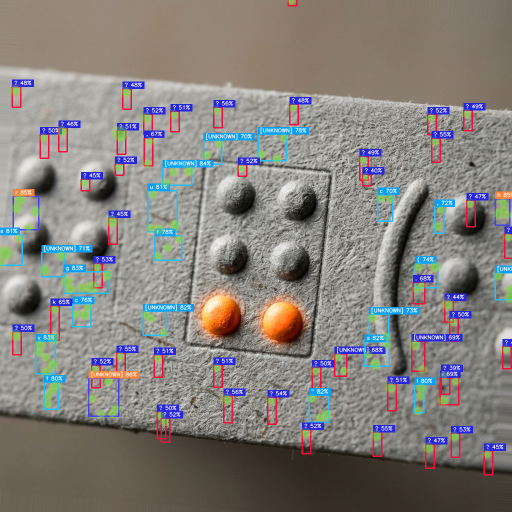
#> input picture artifacts/api-server/debug/computer_eight_dot_braille_dotOverlay.png, 1024 x 1024 px (shown at 1/2 size)
$ python -i braille_cv_engine.py   (imports and definitions only)
#> lines starting #> are read from the running program, lines starting #| are printed output that depends on the picture; after the words box and inside, x2 and y2 are one past the last pixel; in counts of white or black regions, pixels touching at a corner belong together
#> further down, picture is the input picture: shape (1024, 1024, 3); mean B, G, R 124.5, 128.3, 132.2
import cv2
import numpy as np
import base64
import math
import os

# ─── COMPLETE DETERMINISTIC UEB DECODING DICTIONARIES ───────────────────────
# Maps 6-bit binary integers (0-63) to their corresponding UEB characters.
# Bits are arranged: [Dot 6, Dot 5, Dot 4, Dot 3, Dot 2, Dot 1] where Dot 1 is LSB.
# i.e., bit_mask = (dot1 << 0) | (dot2 << 1) | (dot3 << 2) | (dot4 << 3) | (dot5 << 4) | (dot6 << 5)

# Standard Alphabet / Punctuation UEB Grade 1 Lookup
# Mapped strictly to binary representation
# Bit layout: bit0=dot1, bit1=dot2, bit2=dot3, bit3=dot4, bit4=dot5, bit5=dot6
# binary = (d1<<0) | (d2<<1) | (d3<<2) | (d4<<3) | (d5<<4) | (d6<<5)
UEB_GRADE_1 = {
    # ── Letters a-z ──────────────────────────────────────────────────────
    0b000001: "a",  # ⠁  dots 1
    0b000011: "b",  # ⠃  dots 1,2
    0b001001: "c",  # ⠉  dots 1,4
    0b011001: "d",  # ⠙  dots 1,4,5
    0b010001: "e",  # ⠑  dots 1,5
    0b001011: "f",  # ⠋  dots 1,2,4
    0b011011: "g",  # ⠛  dots 1,2,4,5
    0b010011: "h",  # ⠓  dots 1,2,5
    0b001010: "i",  # ⠊  dots 2,4
    0b011010: "j",  # ⠚  dots 2,4,5
    0b000101: "k",  # ⠅  dots 1,3
    0b000111: "l",  # ⠇  dots 1,2,3
    0b001101: "m",  # ⠍  dots 1,3,4
    0b011101: "n",  # ⠝  dots 1,3,4,5
    0b010101: "o",  # ⠕  dots 1,3,5
    0b001111: "p",  # ⠏  dots 1,2,3,4
    0b011111: "q",  # ⠟  dots 1,2,3,4,5
    0b010111: "r",  # ⠗  dots 1,2,3,5
    0b001110: "s",  # ⠎  dots 2,3,4
    0b011110: "t",  # ⠞  dots 2,3,4,5
    0b100101: "u",  # ⠥  dots 1,3,6
    0b100111: "v",  # ⠧  dots 1,2,3,6
    0b111010: "w",  # ⠺  dots 2,4,5,6
    0b101101: "x",  # ⠭  dots 1,3,4,6
    0b111101: "y",  # ⠽  dots 1,3,4,5,6
    0b110101: "z",  # ⠵  dots 1,3,5,6

    # ── Indicators ──────────────────────────────────────────────────────
    0b100000: "[CAP]",     # ⠠  dot  6        — Capital indicator
    0b111100: "[NUM]",     # ⠼  dots 3,4,5,6  — Number indicator
    0b110000: "[LETTER]",  # ⠰  dots 5,6      — Letter indicator

    # ── Punctuation (UEB) ───────────────────────────────────────────────
    0b000010: ",",         # ⠂  dot  2        — Comma
    0b000100: "'",         # ⠄  dot  3        — Apostrophe
    0b010010: ";",         # ⠒  dots 2,5      — Semicolon
    0b100010: ":",         # ⠢  dots 2,6      — Colon  (UEB uses dots 2,5 context-dependent; 2,6 is common)
    0b110010: ".",         # ⠲  dots 2,5,6    — Period / full stop
    0b010110: "!",         # ⠖  dots 2,3,5    — Exclamation mark
    0b100110: "?",         # ⠦  dots 2,3,6    — Question mark
    0b100100: "-",         # ⠤  dots 3,6      — Hyphen
    0b110110: "(",         # ⠶  dots 2,3,5,6  — Open parenthesis
    0b110100: ")",         # ⠴  dots 3,5,6    — Close parenthesis
}

# Number indicator translations (follows number sign ⠼)
UEB_NUMBERS = {
    "a": "1", "b": "2", "c": "3", "d": "4", "e": "5",
    "f": "6", "g": "7", "h": "8", "i": "9", "j": "0"
}

# Nemeth dropped digit representations (uses lower dots 2,3,5,6)
# Bit layout same as UEB: bit0=dot1, bit1=dot2, bit2=dot3, bit3=dot4, bit4=dot5, bit5=dot6
NEMETH_DIGITS = {
    0b000010: "1",  # ⠂  dot  2
    0b000110: "2",  # ⠆  dots 2,3
    0b010010: "3",  # ⠒  dots 2,5
    0b110010: "4",  # ⠲  dots 2,5,6
    0b100010: "5",  # ⠢  dots 2,6
    0b010110: "6",  # ⠖  dots 2,3,5
    0b110110: "7",  # ⠶  dots 2,3,5,6
    0b100110: "8",  # ⠦  dots 2,3,6
    0b010100: "9",  # ⠔  dots 3,5
    0b110100: "0",  # ⠴  dots 3,5,6
}

# Grade 2 Common Whole Word Contractions (when cell stands alone)
UEB_GRADE_2_WORDS = {
    "b": "but", "c": "can", "d": "do", "e": "every", "f": "from", "g": "go",
    "h": "have", "l": "like", "m": "more", "n": "not", "p": "people",
    "q": "quite", "r": "rather", "s": "so", "t": "that", "u": "us",
    "v": "very", "w": "will", "x": "it", "y": "you", "z": "as"
}

# ─── CORE IMAGE ALIGNMENT AND PROCESSING FUNCTIONS ────────────────────────
def preprocess_image(img):
    """
    Converts image to grayscale, normalizes contrast using CLAHE (handles lighting variations),
    and combines Gaussian Adaptive Threshold and Otsu Global Threshold to preserve faint peaks.
    """
    # 1. Grayscale
    gray = cv2.cvtColor(img, cv2.COLOR_BGR2GRAY)
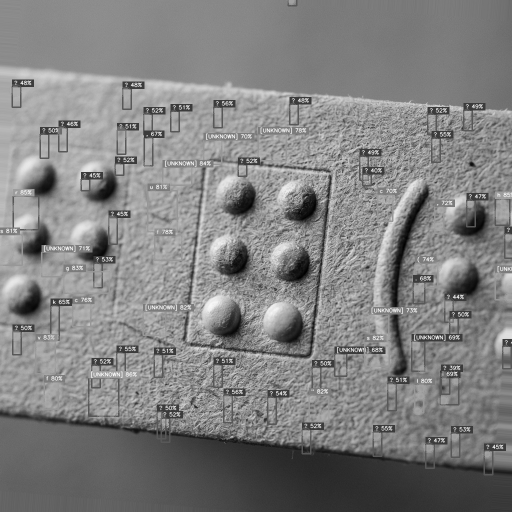
#> gray: shape (1024, 1024) (shown at 1/2 size); min 0, max 255, mean 129.1

    # 2. CLAHE (Local Contrast Normalization)
    clahe = cv2.createCLAHE(clipLimit=3.0, tileGridSize=(8, 8))
    normalized = clahe.apply(gray)
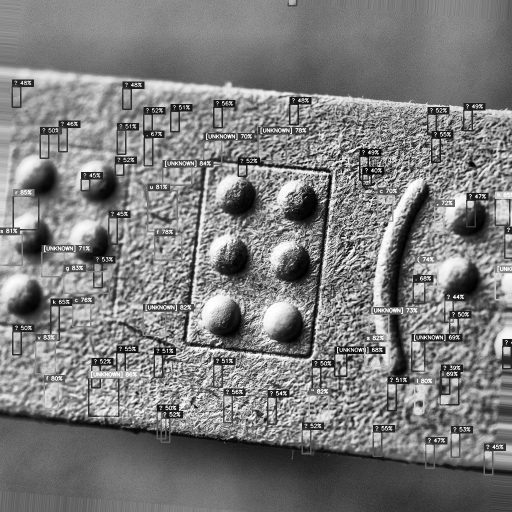
#> normalized: shape (1024, 1024) (shown at 1/2 size); min 0, max 255, mean 124.5

    # 3. Gaussian Blur dynamically scaled to suppress moire without merging tiny close dots
    h_img, w_img = normalized.shape[:2]
#> h_img = 1024; w_img = 1024
    if min(w_img, h_img) < 500:
        ksize = (3, 3)
        block_size = 15
    else:
        ksize = (9, 9)
        block_size = 31

    blurred = cv2.GaussianBlur(normalized, ksize, 0)
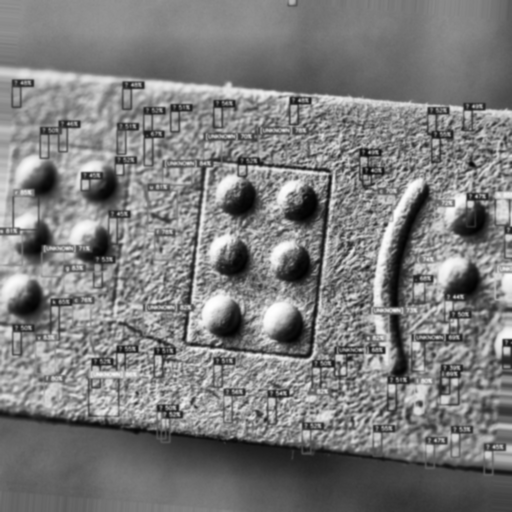
#> blurred: shape (1024, 1024) (shown at 1/2 size); min 1, max 254, mean 124.5

    # 4. Adaptive Thresholding (Mask A) - larger block size to reduce local noise
    thresh_adapt = cv2.adaptiveThreshold(
        blurred, 255, cv2.ADAPTIVE_THRESH_GAUSSIAN_C,
        cv2.THRESH_BINARY_INV, block_size, 5
    )
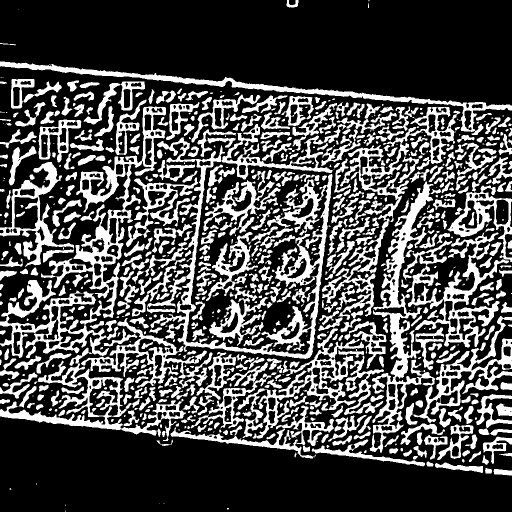
#> thresh_adapt: shape (1024, 1024) (shown at 1/2 size); 29.4% white; 864 white regions (259 under 20 px), largest, box (x1, y1, x2, y2) and area: (0, 213, 372, 882) 36733, (289, 274, 665, 718) 24315, (739, 363, 870, 905) 15345

    # 5. Otsu Global Thresholding (Mask B)
    _, thresh_otsu = cv2.threshold(blurred, 0, 255, cv2.THRESH_BINARY_INV + cv2.THRESH_OTSU)
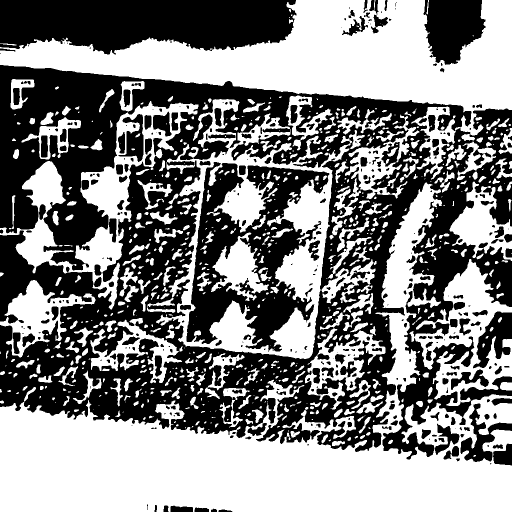
#> thresh_otsu: shape (1024, 1024) (shown at 1/2 size); 51.5% white; 381 black regions (134 under 20 px), largest, box (x1, y1, x2, y2) and area: (0, 130, 1024, 919) 351970, (0, 0, 593, 109) 52407, (373, 324, 659, 703) 47397

    # Combined mask to capture both fine shadows and peak densities
    combined = cv2.bitwise_or(thresh_adapt, thresh_otsu)
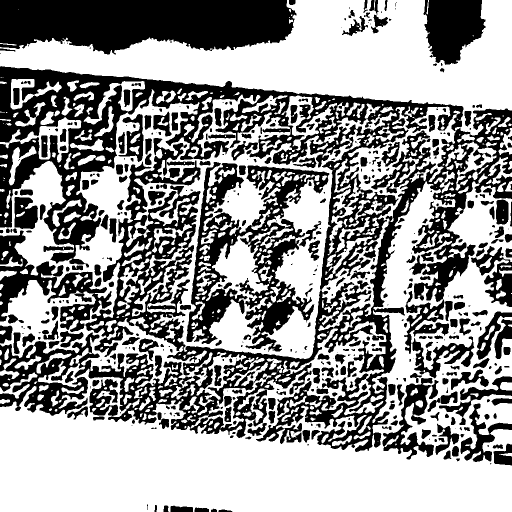
#> combined: shape (1024, 1024) (shown at 1/2 size); 59% white; 490 black regions (152 under 20 px), largest, box (x1, y1, x2, y2) and area: (0, 132, 1024, 904) 232107, (0, 0, 593, 109) 52257, (373, 324, 659, 703) 37411

    # 6. Morphological morphological ellipse opening to remove tiny grain moire grain
    kernel = cv2.getStructuringElement(cv2.MORPH_ELLIPSE, (3, 3))
    opened = cv2.morphologyEx(combined, cv2.MORPH_OPEN, kernel)
#> opened: shape (1024, 1024); 58.6% white; 407 black regions (138 under 20 px), largest, box (x1, y1, x2, y2) and area: (0, 132, 1024, 904) 267033, (0, 0, 593, 109) 52487, (373, 324, 659, 703) 38791
    closed = cv2.morphologyEx(opened, cv2.MORPH_CLOSE, kernel)
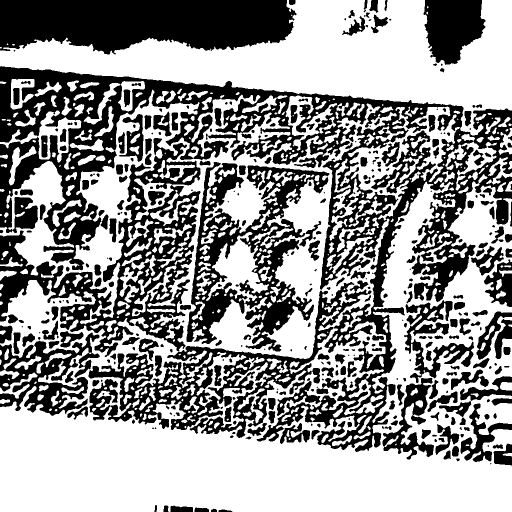
#> closed: shape (1024, 1024) (shown at 1/2 size); 58.9% white; 369 black regions (81 under 20 px), largest, box (x1, y1, x2, y2) and area: (0, 132, 1024, 904) 240235, (0, 0, 593, 109) 52406, (373, 324, 659, 703) 38461

    return closed, normalized

# [1470 lines left out: functions deskew_image, detect_dots, _kmeans_1d, _estimate_gap_threshold, cluster_rows_and_cols, segment_braille_cells and 5 more, not called in this run]

>>> import cv2
>>> picture = cv2.imread('debug/computer_eight_dot_braille_dotOverlay.png')
>>> result = preprocess_image(picture)

$ run again, on artifacts/api-server/debug/music_braille_score_dotOverlay.png
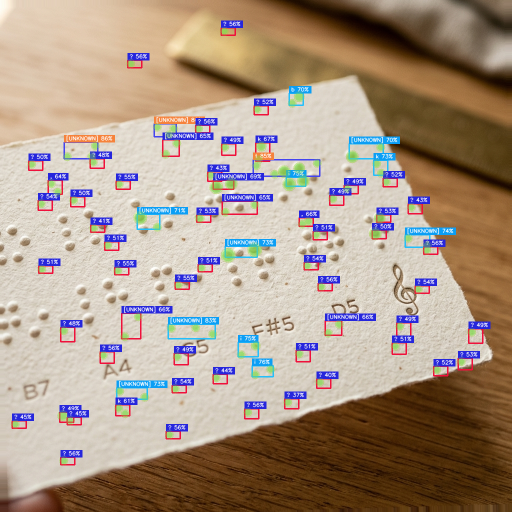
#> input picture artifacts/api-server/debug/music_braille_score_dotOverlay.png, 1024 x 1024 px (shown at 1/2 size)
#> picture is the input picture: shape (1024, 1024, 3); mean B, G, R 134.7, 151.3, 169.9
#> in preprocess_image, `thresh_adapt = cv2.adaptiveThreshold( blurred, 255, cv2.ADAPTIVE_THRES..`:
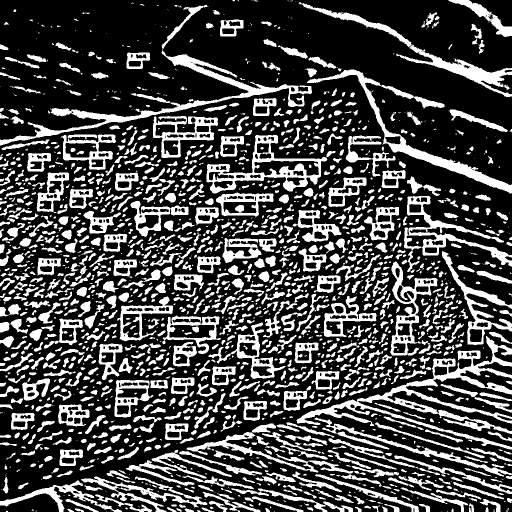
#> thresh_adapt: shape (1024, 1024) (shown at 1/2 size); 28.4% white; 1870 white regions (673 under 20 px), largest, box (x1, y1, x2, y2) and area: (593, 672, 1024, 899) 15414, (0, 101, 624, 291) 10555, (614, 139, 1024, 387) 8437
#> thresh_otsu: shape (1024, 1024); 39.7% white; 147 white regions (29 under 20 px), largest, box (x1, y1, x2, y2) and area: (0, 80, 1024, 1024) 259968, (274, 0, 1024, 201) 43632, (413, 270, 642, 385) 7508
#> combined: shape (1024, 1024); 50% white; 1415 white regions (451 under 20 px), largest, box (x1, y1, x2, y2) and area: (0, 78, 1024, 1024) 273872, (274, 0, 1024, 201) 44248, (413, 270, 655, 387) 8496
#> opened: shape (1024, 1024); 49.5% white; 1335 white regions (308 under 20 px), largest, box (x1, y1, x2, y2) and area: (0, 78, 1024, 1024) 273653, (274, 0, 1024, 201) 44225, (413, 270, 655, 387) 8475
#> in preprocess_image, `closed = cv2.morphologyEx(opened, cv2.MORPH_CLOSE, kernel)`:
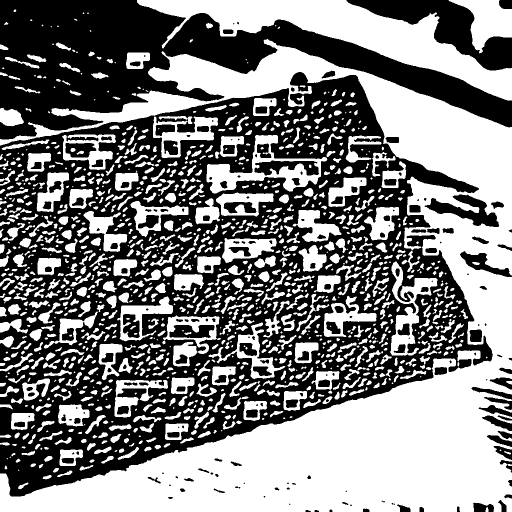
#> closed: shape (1024, 1024) (shown at 1/2 size); 49.7% white; 1232 white regions (274 under 20 px), largest, box (x1, y1, x2, y2) and area: (0, 78, 1024, 1024) 274161, (274, 0, 1024, 201) 44243, (413, 270, 655, 387) 8529
